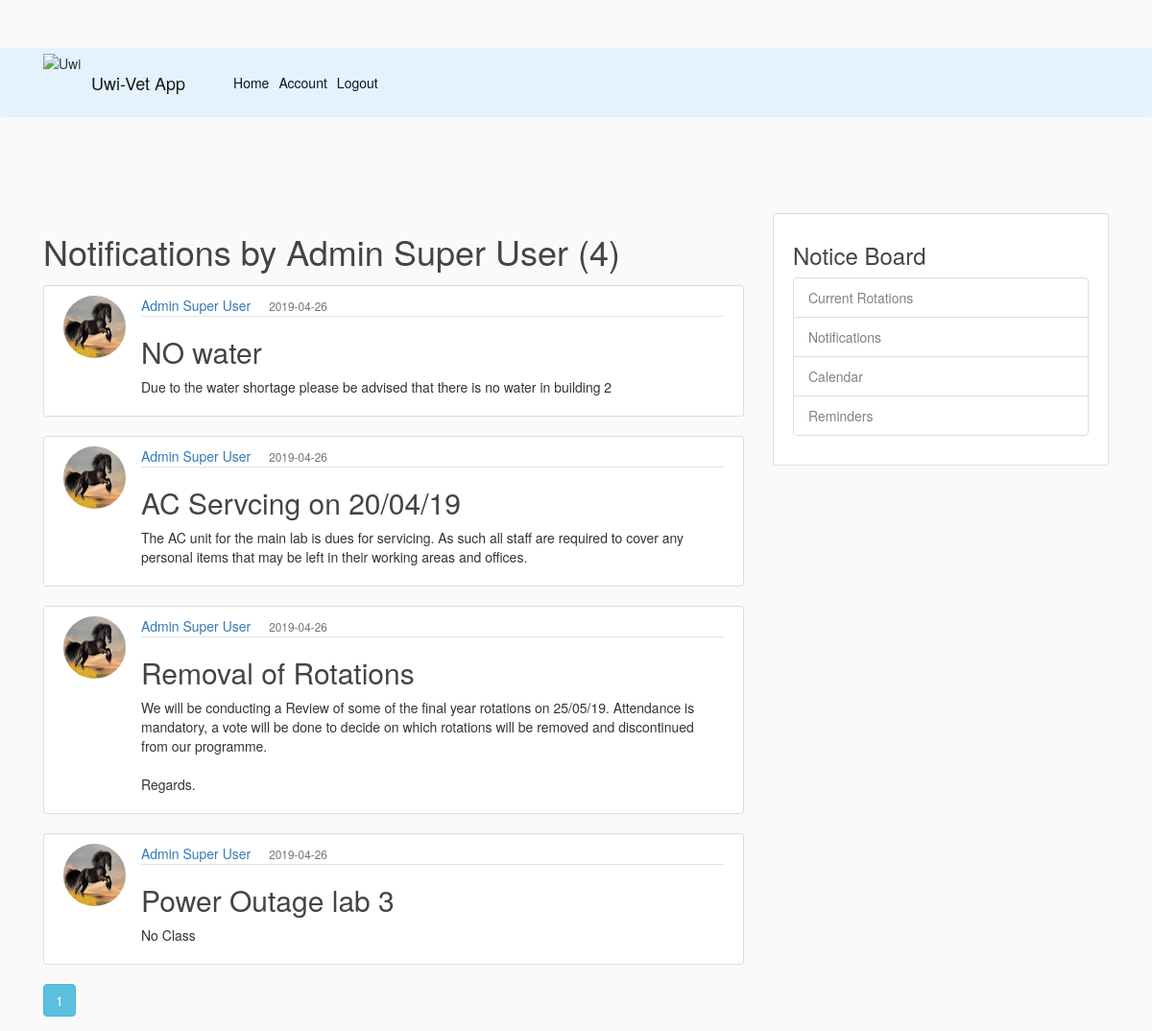
Screenshot of /user/Admin Super User (signed in) with the database file from the repository.
### flaskblog/models.py (models this page shows, shortened)
class User2(db.Model, UserMixin):
    id = db.Column(db.Integer, primary_key = True)
    username = db.Column(db.String(20), unique=True, nullable=False)
    email = db.Column(db.String(120), unique=True, nullable=False)
    image_file = db.Column(db.String(20), nullable=False, default='default.jpg')
    password = db.Column(db.String(60), nullable=False)
    level = db.Column(db.Integer, nullable=False, default='2')
    rotation = db.Column(db.String(50), nullable =False)

class Post3(db.Model):
    id = db.Column(db.Integer, primary_key = True)
    title = db.Column(db.String(100),nullable=False)
    date_posted = db.Column(db.DateTime, nullable=False, default=datetime.utcnow)
    content = db.Column(db.Text, nullable = False)
    author = db.Column(db.String(100), nullable=False)
    user_id = db.Column(db.Integer, nullable=False)
    image_file = db.Column(db.String(20), nullable=False)

### flaskblog/routes.py (the view)
@app.route("/user/<string:username>")
def user_posts(username):
    page= request.args.get('page', 1, type=int)
    user = User2.query.filter_by(username=username).first_or_404()
    posts = Post3.query.filter_by(author=user.username)\
        .order_by(Post3.date_posted.desc())\
        .paginate(page=page, per_page=4)
    return render_template('user_posts.html', posts=posts, user=user)

### flaskblog/models.py (called while the page is built)
@login_manager.user_loader
def load_user(user_id):
    return User2.query.get(int(user_id))

### flaskblog/templates/user_posts.html
{% extends "layout.html" %}
{% block content%}
    <h1 class="mb-3">Notifications by {{ user.username }} ({{posts.total}})</h1>
        {% for post in posts.items %}
            <article class="media content-section">
                    <img class="rounded-circle article-img" src="{{ url_for('static', filename='profilepics/' + post.image_file) }}">
                    <div class="media-body">
                    <div class="article-metadata">
                        <a class="mr-4" href="{{ url_for('user_posts', username=post.author)}}">{{ post.author }}</a>
                        <small class="text-muted">{{ post.date_posted.strftime('%Y-%m-%d') }}</small>
                    </div>
                    <h2><a class="article-title" href="{{ url_for('post', post_id=post.id) }}">{{ post.title }}</a></h2>
                    <p class="article-content">{{ post.content }}</p>
                    </div>
            </article>
        {% endfor %}
        {% for page_num in posts.iter_pages(left_edge=1, right_edge=1, left_current=1, right_current=2) %}
            {% if page_num %}
                {% if posts.page == page_num %}
                    <a class="btn btn-info mb-4" href="{{ url_for('user_posts', username=posts.author, page=page_num)}}">{{ page_num }}</a>
                {% else %}
                    <a class="btn btn-outline-info mb-4" href="{{ url_for('user_posts', username=posts.author, page=page_num)}}">{{ page_num }}</a>
                {% endif %}
            {% else %}
                ...
            {% endif %}
        {% endfor %}
{% endblock content %}

### flaskblog/static/main.css (style rules this page uses)
body { background: #fafafa; color: #333333; margin-top: 5rem; }
h1, h2, h3, h4, h5, h6 { color: #444444; }
.content-section { background: #ffffff; padding: 10px 20px; border: 1px solid #dddddd; border-radius: 3px; margin-bottom: 20px; }
.article-title { color: #444444; }
.article-content { white-space: pre-line; }
.article-img { height: 65px; width: 65px; margin-right: 16px; }
.article-metadata { padding-bottom: 1px; margin-bottom: 4px; border-bottom: 1px solid #e3e3e3 }

### rows the page displays
User2: username "Admin Super User"
Post3: image_file (picture), author "Admin Super User", date_posted "2019-04-26", title "NO water", content "Due to the water shortage please be advised that there is no water in building 2"
Post3: image_file (picture), author "Admin Super User", date_posted "2019-04-26", title "AC Servcing on 20/04/19", content "The AC unit for the main lab is dues for servicing. As such all staff are required to cover any personal items that may be left in their working areas and offices."
Post3: image_file (picture), author "Admin Super User", date_posted "2019-04-26", title "Removal of Rotations", content "We will be conducting a Review of some of the final year rotations on 25/05/19. Attendance is mandatory, a vote will be done to decide on which rotations will be removed and discontinued from our programme. Regards."
Post3: image_file (picture), author "Admin Super User", date_posted "2019-04-26", title "Power Outage lab 3", content "No Class"

### other values shown
{{ posts.total }} "4"
{{ page_num }} "1"
